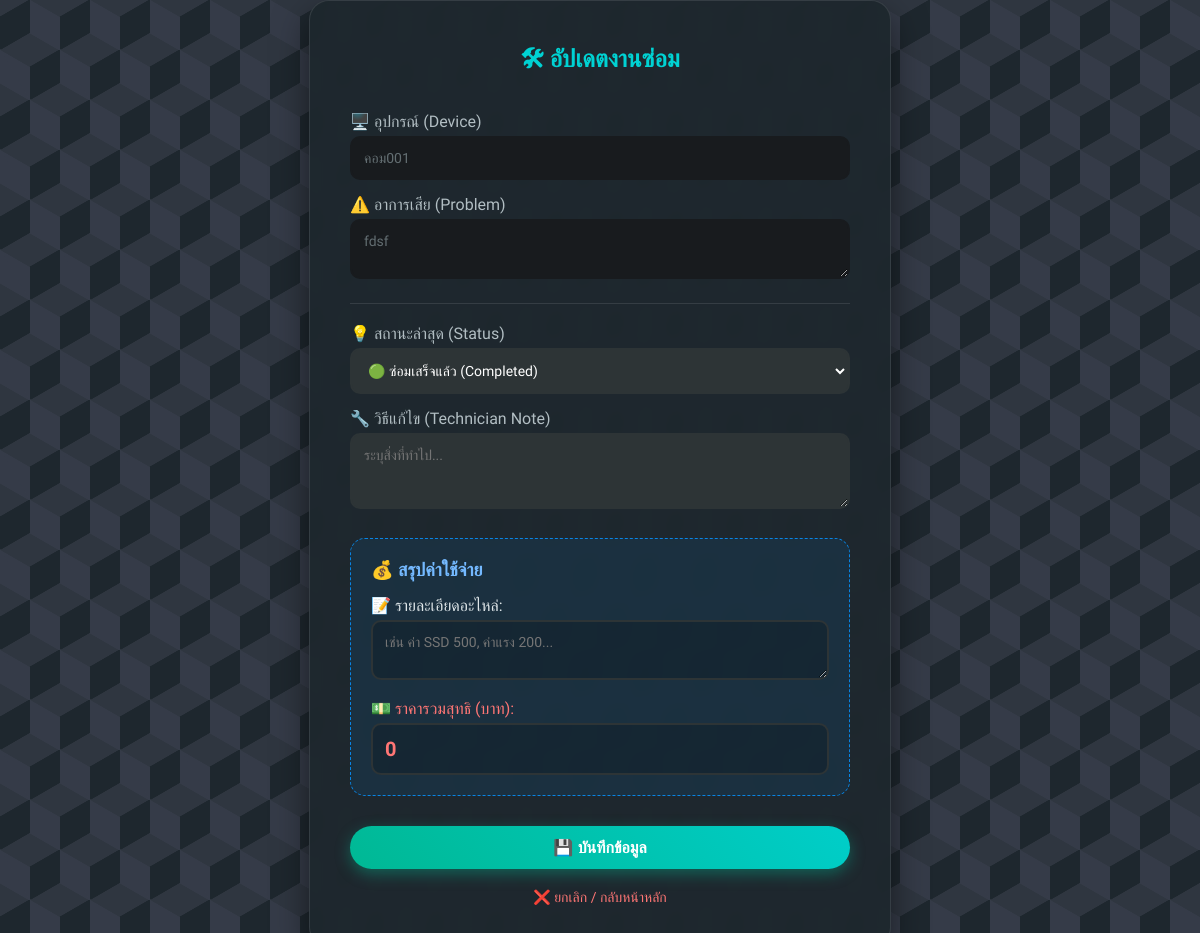
The page /update/1 (signed in) on the database as committed earlier.
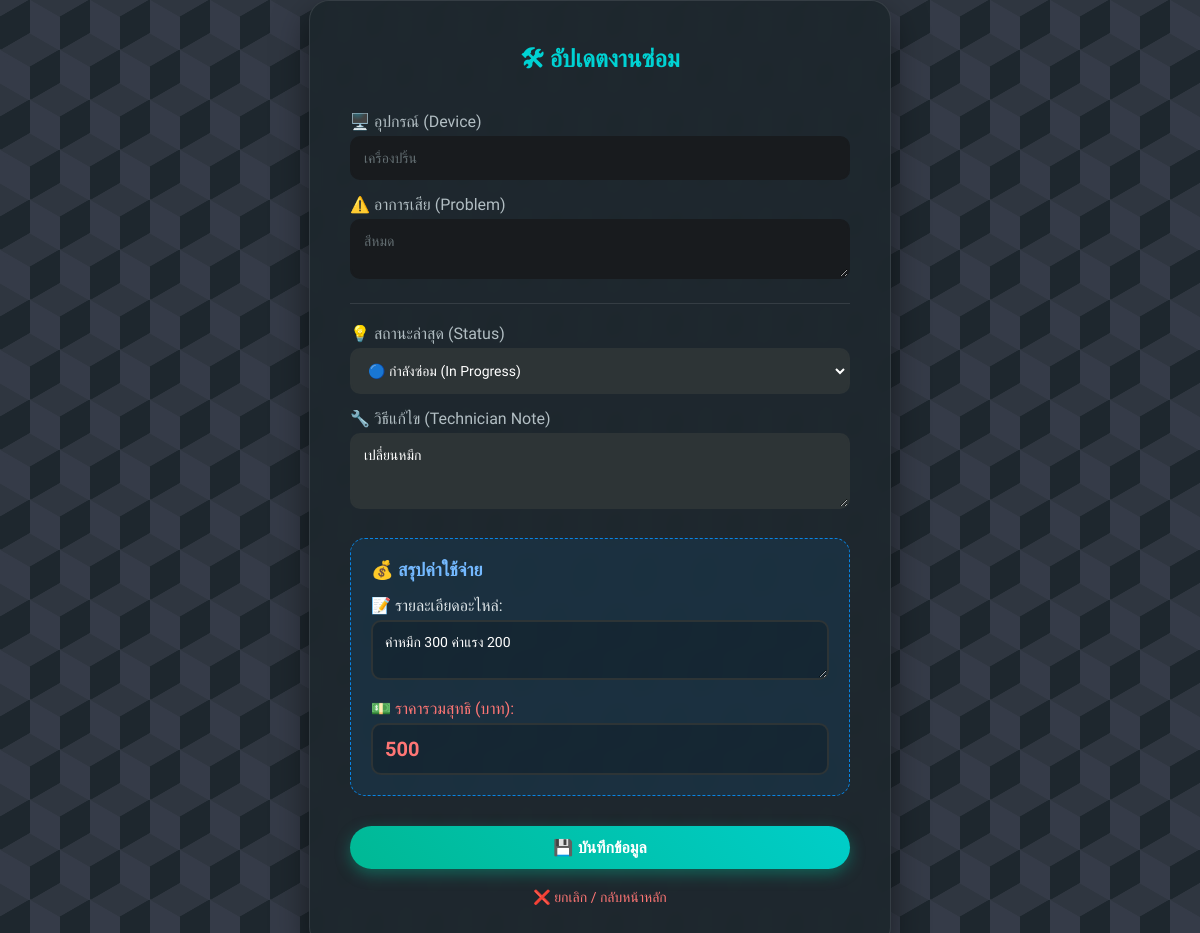
The same page on the database as committed later.
### tables this page shows
CREATE TABLE repairs (
    repair_id INTEGER PRIMARY KEY AUTOINCREMENT,
    user_id INTEGER NOT NULL,
    device_name TEXT NOT NULL,
    problem_detail TEXT NOT NULL,
    location TEXT NOT NULL,
    status TEXT DEFAULT 'Pending',
    report_date TIMESTAMP DEFAULT CURRENT_TIMESTAMP,
    technician_note TEXT,
    spare_parts TEXT, 
    cost INTEGER DEFAULT 0,
    FOREIGN KEY (user_id) REFERENCES users (user_id)
);

### app.py (the view, shortened to what this page needs)
@app.route('/update/<int:repair_id>', methods=['GET', 'POST'])
def update_repair(repair_id):
    if session.get('role') != 'admin': return redirect(url_for('login'))
    conn = get_db_connection()
    repair = conn.execute('SELECT * FROM repairs WHERE repair_id = ?', (repair_id,)).fetchone()
    conn.close()
    return render_template('update_repair.html', repair=repair)

### app.py (called while the page is built)
def get_db_connection():
    conn = sqlite3.connect('maintenance.db')
    conn.row_factory = sqlite3.Row
    return conn

### templates/update_repair.html (shortened to what this page needs)
<!DOCTYPE html>
<html lang="th">
<head>
    <link rel="stylesheet" href="{{ url_for('static', filename='style.css') }}">
</head>
<body>
    <div class="update-box">
        <h1>🛠 อัปเดตงานซ่อม</h1>
        <form method="POST">
            <label>🖥️ อุปกรณ์ (Device)</label>
            <input type="text" value="{{ repair['device_name'] }}" class="readonly" readonly>
            <label>⚠️ อาการเสีย (Problem)</label>
            <textarea rows="2" class="readonly" readonly>{{ repair['problem_detail'] }}</textarea>
            <div style="margin: 20px 0; border-top: 1px solid rgba(255,255,255,0.1);"></div>
            <label>💡 สถานะล่าสุด (Status)</label>
            <select name="status">
                <option value="In Progress" {% if repair['status'] == 'In Progress' %}selected{% endif %}>🔵 กำลังซ่อม (In Progress)</option>
                <option value="Completed" {% if repair['status'] == 'Completed' %}selected{% endif %}>🟢 ซ่อมเสร็จแล้ว (Completed)</option>
            </select>
            <label>🔧 วิธีแก้ไข (Technician Note)</label>
            <textarea name="technician_note" rows="3" placeholder="ระบุสิ่งที่ทำไป...">{{ repair['technician_note'] or '' }}</textarea>
            <div class="cost-section">
                <div class="cost-label">💰 สรุปค่าใช้จ่าย</div>
                <label style="color: #dfe6e9;">📝 รายละเอียดอะไหล่:</label>
                <textarea name="spare_parts" rows="2" placeholder="เช่น ค่า SSD 500, ค่าแรง 200..." style="background: rgba(0,0,0,0.2);">{{ repair['spare_parts'] or '' }}</textarea>
                <label style="color: #ff7675; margin-top: 15px;">💵 ราคารวมสุทธิ (บาท):</label>
                <input type="number" name="cost" placeholder="0" value="{{ repair['cost'] or 0 }}" style="font-size: 20px; font-weight: bold; color: #ff7675; background: rgba(0,0,0,0.2);">
            </div>
            <button type="submit" class="btn-save">💾 บันทึกข้อมูล</button>
        </form>
        <a href="{{ url_for('dashboard') }}" class="back-link">❌ ยกเลิก / กลับหน้าหลัก</a>
    </div>
</body>
</html>

Rows that differ between the two databases and show on the page:
changed repairs: device_name "คอม001" → "เครื่องปริ้น"; problem_detail "fdsf" → "สีหมด"; status "🟢 ซ่อมเสร็จแล้ว (Completed)" → "🔵 กำลังซ่อม (In Progress)"; technician_note (not shown) → "เปลี่ยนหมึก"; spare_parts (not shown) → "ค่าหมึก 300 ค่าแรง 200"; cost "0" → "500"
